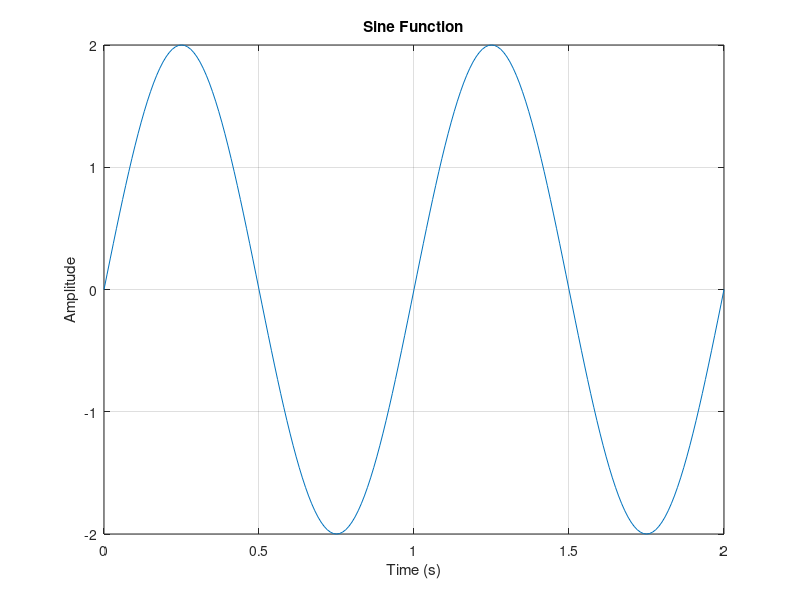
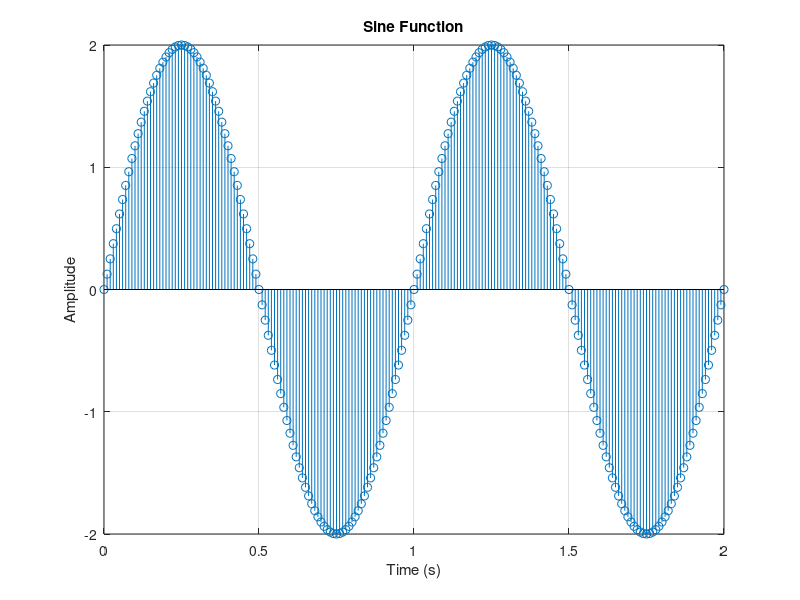
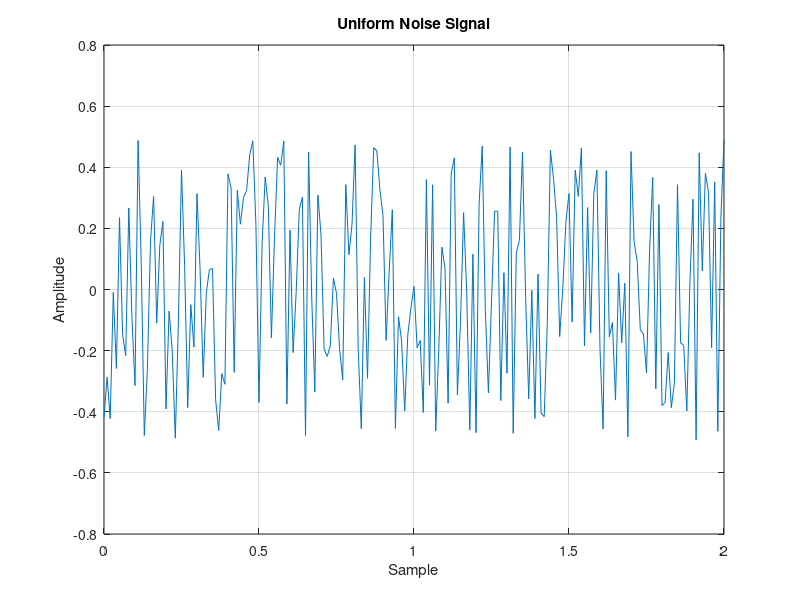
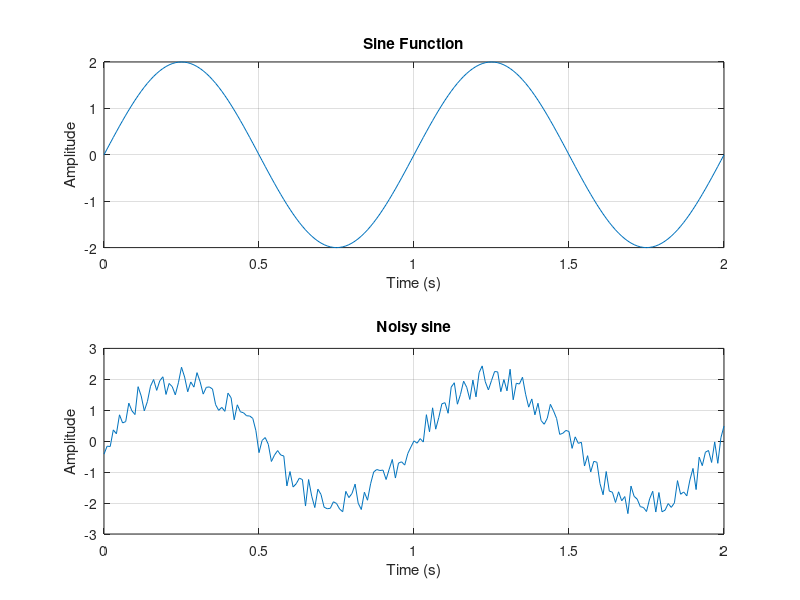

Reproduce these figures in MATLAB, in order.
%% *Homework 1*

%% Clear the workspace
close all;
clear;
clc;

%% Homework 1_1
%
% This cell is about, plotting Sine wave with "plot function" and "stem function"
%
% Now we declare variables first
%
Ts = 0.01;
amp = 2;
t = 0:Ts:2;
f0 = 1;
w = 2 * pi * f0;
signal = amp * sin(w * t);
%%%
% Now we plot signal with two functions "plot and stem"
%
figure('Name', 'Sine Plot');
plot(t, signal, 'LineWidth', 0.5);
xlabel('Time (s)');
ylabel('Amplitude');
title('Sine Function');
grid on;

figure('Name', 'Sine Stem');
stem(t, signal, 'LineWidth', 0.5);
xlabel('Time (s)');
ylabel('Amplitude');
title('Sine Function');
grid on;
%% Homework1_2
%
% This cell is about showing uniform random noise and adding it with sinusoidal wave
% Now first declare variables that we need for this task
%
Ts = 0.01;
amp = 2;
t = 0:Ts:2;
f0 = 1;
w = 2 * pi * f0;
signal = amp * sin(w * t);
size_t = size(t);
%%%
% Here we declare the signals we want to plot
%
stochastic_signal = rand(1, size_t(2)) - 0.5;
noisy_signal = signal + stochastic_signal;
%%%
% Plotting the Uniform Noise Signal
%
figure('Name', 'Uniform Noise Signal');
plot(t, stochastic_signal);
title('Uniform Noise Signal');
xlabel('Sample');
ylabel('Amplitude');
grid on;
%%%
% Plotting sine wave with and without noise
%
figure('Name', 'Sine Waves');
subplot(2, 1, 1)
plot(t, signal);
title('Sine Function');
xlabel('Time (s)');
ylabel('Amplitude');
grid on;

subplot(2, 1, 2)
plot(t, noisy_signal);
title('Noisy sine');
xlabel('Time (s)');
ylabel('Amplitude');
grid on;

%% Homework1_3_1
%
% In this task we use "conv" function to convolve sinusoidal wave with "Moving average"
% This task splits in two parts:
% we have M1=0,M2=20 so we should designate variables in order to meet the needs
%
% Now we declare variables
Ts = 0.01;
amp = 2;
t = 0:Ts:2;
f0 = 1;
w = 2 * pi * f0;
signal = amp * sin(w * t);
size_t = size(t);
M1 = 0;
M2 = 20;
amp_mov = 1 / (M1 + M2 + 1);
uni = ones(1, M1 + M2 + 1);
%%%
% Here we declare the signals needed to plot
%
stochastic_signal = rand(1, size_t(2)) - 0.5;
noisy_signal = signal + stochastic_signal;
smoothed_sine = amp_mov * conv(noisy_signal, uni, 'same');
%%%
% Here we plot the Signal after convolution and before convolution
%
figure('Name', 'Moving Averaged Sine');
plot(t, smoothed_sine);
title('Moving Averaged Sine');
xlabel('Time (s)');
ylabel('Amplitude');
grid on;
hold on
plot(t, signal);
legend("Convolved Signal", "Original Signal");
%
%% homework1_3_2
% In this part we want to do the same as the latest task but with different M1 and M2
% We set M1=M2=10 and try to plot the wave and see how much difference it shows
%
% Now we declare variables needed to complete the task
Ts = 0.01;
amp = 2;
t = 0:Ts:2;
f0 = 1;
w = 2 * pi * f0;
signal = amp * sin(w * t);
size_t = size(t);
M1 = 10;
M2 = 10;
amp_mov = 1 / (M1 + M2 + 1);
%%%
% Here we declare signals needed to plot
stochastic_signal = rand(1, size_t(2)) - 0.5;
noisy_signal = signal + stochastic_signal;
uni = ones(1, 21);
smoothed_sine = amp_mov * conv(uni, noisy_signal);
shifted_sine = smoothed_sine(M1 + M2 + 1:end);
%%%
% We plot convolved signal and sine signal
figure('Name', 'Moving Averaged Sine');
subplot(2, 1, 1)
plot(t, shifted_sine);
title('shifted Sine');
xlabel('Time (s)');
ylabel('Amplitude');
grid on;

subplot(2, 1, 2)
plot(t, signal);
title('sine');
xlabel('Time (s)');
ylabel('Amplitude');
grid on;
%%%
% After plotting we see that we have delays when we are using "conv" function
% Also we see that if we use M1=M2=10 compare to M1=0, M2=20, we have more delays

%% Homework1_4
% The purpose of this task is using "filter" function and compare it with "conv" function
%
% Here firstly we declare needed variables
Ts = 0.01;
amp = 2;
t = 0:Ts:2;
f0 = 1;
w = 2 * pi * f0;
signal = amp * sin(w * t);
size_t = size(t);
M1 = 0;
M2 = 20;
amp_mov = 1 / (M1 + M2 + 1);
n = -M1:M2;
N = size_t(2);
%%%
% Here we declare Signals needed to plot
stochastic_signal = rand(1, size_t(2)) - 0.5;
noisy_signal = signal + stochastic_signal;
uni = ones(1, M1 + M2 + 1);
transfer_function = amp_mov * uni;
filtered_signal = filter(transfer_function, 1, noisy_signal);
smoothed_sine = amp_mov * conv(noisy_signal, uni, 'same');
%%%
% Now we plot signals with "conv" and "filter"
% We demonstrate the shifts and differences of signals with one another
figure('Name', 'Moving Averaged Sine');
plot(t, smoothed_sine);
title('Moving Averaged Sine');
xlabel('Time (s)');
ylabel('Amplitude');
grid on;
hold on
plot(t, filtered_signal);
legend("Convolved Signal", "filtered Signal");
%% Homework1_5
